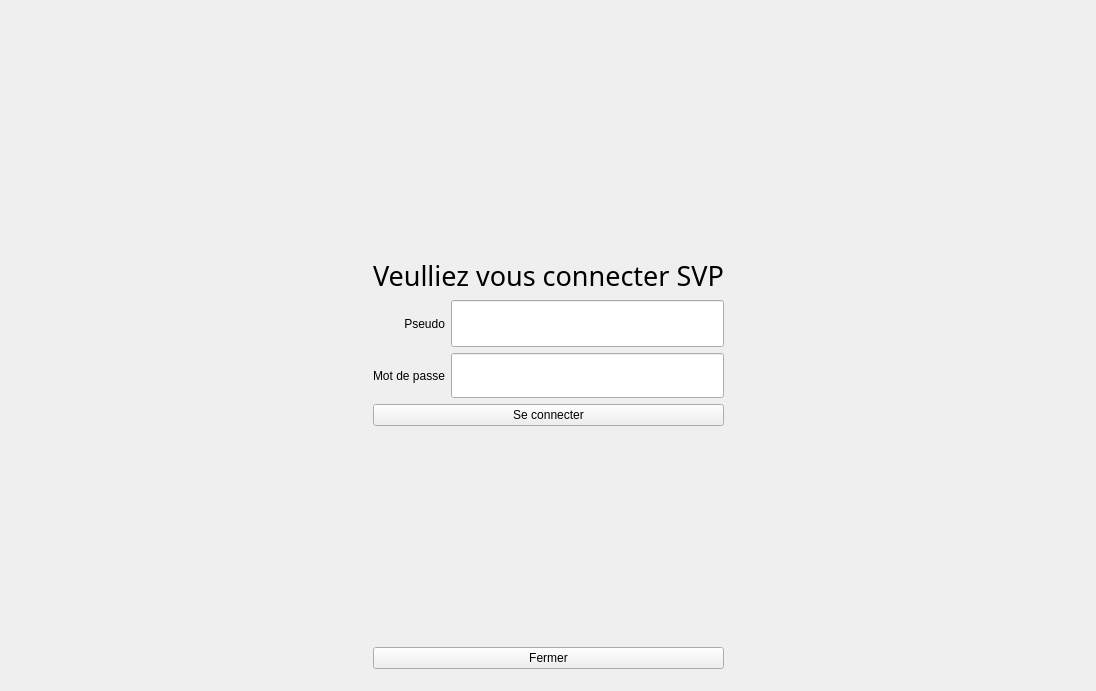
<?xml version="1.0" encoding="UTF-8"?>
<ui version="4.0">
 <class>MainWindow</class>
 <widget class="QMainWindow" name="MainWindow">
  <property name="geometry">
   <rect>
    <x>0</x>
    <y>0</y>
    <width>1096</width>
    <height>691</height>
   </rect>
  </property>
  <property name="minimumSize">
   <size>
    <width>1096</width>
    <height>689</height>
   </size>
  </property>
  <property name="windowTitle">
   <string>Bibliothèque</string>
  </property>
  <widget class="QWidget" name="centralWidget">
   <property name="contextMenuPolicy">
    <enum>Qt::PreventContextMenu</enum>
   </property>
   <layout class="QVBoxLayout" name="verticalLayout_6">
    <item>
     <widget class="QStackedWidget" name="stackedWidget">
      <property name="enabled">
       <bool>true</bool>
      </property>
      <property name="sizePolicy">
       <sizepolicy hsizetype="Preferred" vsizetype="Preferred">
        <horstretch>0</horstretch>
        <verstretch>0</verstretch>
       </sizepolicy>
      </property>
      <property name="frameShape">
       <enum>QFrame::NoFrame</enum>
      </property>
      <property name="lineWidth">
       <number>0</number>
      </property>
      <property name="currentIndex">
       <number>0</number>
      </property>
      <widget class="QWidget" name="LogIn">
       <layout class="QVBoxLayout" name="verticalLayout_5">
        <item>
         <layout class="QHBoxLayout" name="horizontalLayout">
          <property name="sizeConstraint">
           <enum>QLayout::SetMinimumSize</enum>
          </property>
          <item>
           <layout class="QVBoxLayout" name="verticalLayout_3">
            <item>
             <spacer name="horizontalSpacer_2">
              <property name="orientation">
               <enum>Qt::Horizontal</enum>
              </property>
              <property name="sizeHint" stdset="0">
               <size>
                <width>40</width>
                <height>20</height>
               </size>
              </property>
             </spacer>
            </item>
           </layout>
          </item>
          <item>
           <layout class="QVBoxLayout" name="verticalLayout">
            <item>
             <widget class="QLabel" name="label_16">
              <property name="maximumSize">
               <size>
                <width>358</width>
                <height>70</height>
               </size>
              </property>
              <property name="text">
               <string/>
              </property>
              <property name="pixmap">
               <pixmap resource="images.qrc">:/new/images/FMI_Logo.png</pixmap>
              </property>
              <property name="scaledContents">
               <bool>true</bool>
              </property>
             </widget>
            </item>
            <item>
             <spacer name="verticalSpacer">
              <property name="orientation">
               <enum>Qt::Vertical</enum>
              </property>
              <property name="sizeHint" stdset="0">
               <size>
                <width>20</width>
                <height>40</height>
               </size>
              </property>
             </spacer>
            </item>
            <item>
             <widget class="QLabel" name="label">
              <property name="font">
               <font>
                <family>Apple Braille</family>
                <pointsize>20</pointsize>
               </font>
              </property>
              <property name="text">
               <string>Veulliez vous connecter SVP</string>
              </property>
             </widget>
            </item>
            <item>
             <layout class="QGridLayout" name="gridLayout_3">
              <item row="0" column="1">
               <widget class="QLineEdit" name="peudo">
                <property name="minimumSize">
                 <size>
                  <width>0</width>
                  <height>40</height>
                 </size>
                </property>
                <property name="font">
                 <font>
                  <family>Apple Braille</family>
                  <pointsize>21</pointsize>
                 </font>
                </property>
                <property name="inputMask">
                 <string/>
                </property>
                <property name="text">
                 <string/>
                </property>
                <property name="alignment">
                 <set>Qt::AlignCenter</set>
                </property>
               </widget>
              </item>
              <item row="1" column="1">
               <widget class="QLineEdit" name="password">
                <property name="minimumSize">
                 <size>
                  <width>0</width>
                  <height>40</height>
                 </size>
                </property>
                <property name="font">
                 <font>
                  <family>Apple Braille</family>
                  <pointsize>20</pointsize>
                 </font>
                </property>
                <property name="inputMask">
                 <string/>
                </property>
                <property name="text">
                 <string/>
                </property>
                <property name="echoMode">
                 <enum>QLineEdit::Password</enum>
                </property>
                <property name="alignment">
                 <set>Qt::AlignCenter</set>
                </property>
               </widget>
              </item>
              <item row="0" column="0">
               <widget class="QLabel" name="label_17">
                <property name="layoutDirection">
                 <enum>Qt::LeftToRight</enum>
                </property>
                <property name="text">
                 <string>Pseudo</string>
                </property>
                <property name="alignment">
                 <set>Qt::AlignRight|Qt::AlignTrailing|Qt::AlignVCenter</set>
                </property>
               </widget>
              </item>
              <item row="1" column="0">
               <widget class="QLabel" name="label_18">
                <property name="text">
                 <string>Mot de passe</string>
                </property>
                <property name="alignment">
                 <set>Qt::AlignRight|Qt::AlignTrailing|Qt::AlignVCenter</set>
                </property>
               </widget>
              </item>
             </layout>
            </item>
            <item>
             <widget class="QPushButton" name="connect">
              <property name="text">
               <string>Se connecter</string>
              </property>
              <property name="shortcut">
               <string>Return</string>
              </property>
             </widget>
            </item>
            <item>
             <spacer name="verticalSpacer_2">
              <property name="orientation">
               <enum>Qt::Vertical</enum>
              </property>
              <property name="sizeHint" stdset="0">
               <size>
                <width>20</width>
                <height>40</height>
               </size>
              </property>
             </spacer>
            </item>
            <item>
             <widget class="QPushButton" name="cancel">
              <property name="text">
               <string>Fermer</string>
              </property>
             </widget>
            </item>
           </layout>
          </item>
          <item>
           <spacer name="horizontalSpacer">
            <property name="orientation">
             <enum>Qt::Horizontal</enum>
            </property>
            <property name="sizeHint" stdset="0">
             <size>
              <width>40</width>
              <height>20</height>
             </size>
            </property>
           </spacer>
          </item>
         </layout>
        </item>
       </layout>
      </widget>
      <widget class="QWidget" name="Managment">
       <layout class="QHBoxLayout" name="horizontalLayout_8">
        <item>
         <widget class="QListWidget" name="listWidget">
          <property name="sizePolicy">
           <sizepolicy hsizetype="Maximum" vsizetype="Expanding">
            <horstretch>0</horstretch>
            <verstretch>0</verstretch>
           </sizepolicy>
          </property>
          <property name="maximumSize">
           <size>
            <width>162</width>
            <height>16777215</height>
           </size>
          </property>
          <property name="styleSheet">
           <string notr="true">background-color: rgb(168, 168, 168);
</string>
          </property>
          <property name="selectionBehavior">
           <enum>QAbstractItemView::SelectItems</enum>
          </property>
          <property name="iconSize">
           <size>
            <width>53</width>
            <height>53</height>
           </size>
          </property>
          <property name="textElideMode">
           <enum>Qt::ElideMiddle</enum>
          </property>
          <property name="movement">
           <enum>QListView::Static</enum>
          </property>
          <property name="flow">
           <enum>QListView::LeftToRight</enum>
          </property>
          <property name="gridSize">
           <size>
            <width>145</width>
            <height>106</height>
           </size>
          </property>
          <property name="viewMode">
           <enum>QListView::IconMode</enum>
          </property>
          <property name="uniformItemSizes">
           <bool>false</bool>
          </property>
          <property name="wordWrap">
           <bool>false</bool>
          </property>
          <property name="selectionRectVisible">
           <bool>false</bool>
          </property>
          <item>
           <property name="text">
            <string>Statistique</string>
           </property>
           <property name="textAlignment">
            <set>AlignHCenter|AlignVCenter|AlignCenter</set>
           </property>
           <property name="icon">
            <iconset resource="images.qrc">
             <normaloff>:/new/images/pie-chart-stats.png</normaloff>:/new/images/pie-chart-stats.png</iconset>
           </property>
          </item>
          <item>
           <property name="text">
            <string>Tous les livres</string>
           </property>
           <property name="textAlignment">
            <set>AlignHCenter|AlignVCenter|AlignCenter</set>
           </property>
           <property name="icon">
            <iconset resource="images.qrc">
             <normaloff>:/new/images/books-stack-of-three.png</normaloff>:/new/images/books-stack-of-three.png</iconset>
           </property>
          </item>
          <item>
           <property name="text">
            <string>Livres empruntés</string>
           </property>
           <property name="textAlignment">
            <set>AlignHCenter|AlignVCenter|AlignCenter</set>
           </property>
           <property name="icon">
            <iconset resource="images.qrc">
             <normaloff>:/new/images/man-reading.png</normaloff>:/new/images/man-reading.png</iconset>
           </property>
          </item>
          <item>
           <property name="text">
            <string>Les utilisateurs</string>
           </property>
           <property name="textAlignment">
            <set>AlignHCenter|AlignVCenter|AlignCenter</set>
           </property>
           <property name="icon">
            <iconset resource="images.qrc">
             <normaloff>:/new/images/multiple-users-silhouette.png</normaloff>:/new/images/multiple-users-silhouette.png</iconset>
           </property>
          </item>
          <item>
           <property name="text">
            <string>Les auteurs</string>
           </property>
           <property name="textAlignment">
            <set>AlignHCenter|AlignVCenter|AlignCenter</set>
           </property>
           <property name="icon">
            <iconset resource="images.qrc">
             <normaloff>:/new/images/author-sign.png</normaloff>:/new/images/author-sign.png</iconset>
           </property>
          </item>
          <item>
           <property name="text">
            <string>Se déconnecter</string>
           </property>
           <property name="textAlignment">
            <set>AlignHCenter|AlignVCenter|AlignCenter</set>
           </property>
           <property name="icon">
            <iconset resource="images.qrc">
             <normaloff>:/new/images/door-exit.png</normaloff>:/new/images/door-exit.png</iconset>
           </property>
          </item>
         </widget>
        </item>
        <item>
         <widget class="QStackedWidget" name="stackedWidget_2">
          <property name="styleSheet">
           <string notr="true"/>
          </property>
          <property name="currentIndex">
           <number>0</number>
          </property>
          <widget class="QWidget" name="home">
           <layout class="QHBoxLayout" name="horizontalLayout_12">
            <item>
             <layout class="QVBoxLayout" name="verticalLayout_10">
              <item>
               <widget class="QLabel" name="label_2">
                <property name="maximumSize">
                 <size>
                  <width>16777215</width>
                  <height>22</height>
                 </size>
                </property>
                <property name="text">
                 <string>Quantité par domaine :</string>
                </property>
               </widget>
              </item>
              <item>
               <widget class="PieChart" name="Piewidget" native="true">
                <property name="minimumSize">
                 <size>
                  <width>200</width>
                  <height>200</height>
                 </size>
                </property>
                <property name="maximumSize">
                 <size>
                  <width>300</width>
                  <height>391</height>
                 </size>
                </property>
               </widget>
              </item>
             </layout>
            </item>
           </layout>
          </widget>
          <widget class="QWidget" name="book">
           <layout class="QVBoxLayout" name="verticalLayout_13">
            <item>
             <widget class="QGroupBox" name="groupBox">
              <property name="title">
               <string/>
              </property>
              <layout class="QVBoxLayout" name="verticalLayout_12">
               <item>
                <layout class="QGridLayout" name="gridLayout_2">
                 <property name="horizontalSpacing">
                  <number>3</number>
                 </property>
                 <property name="verticalSpacing">
                  <number>5</number>
                 </property>
                 <item row="3" column="0">
                  <widget class="QGroupBox" name="recherche_avancer_2">
                   <property name="enabled">
                    <bool>false</bool>
                   </property>
                   <property name="title">
                    <string/>
                   </property>
                   <layout class="QVBoxLayout" name="verticalLayout_11">
                    <item>
                     <layout class="QFormLayout" name="formLayout_3">
                      <item row="0" column="0">
                       <widget class="QLabel" name="label_12">
                        <property name="text">
                         <string>Sous-titre</string>
                        </property>
                       </widget>
                      </item>
                      <item row="0" column="1">
                       <widget class="QLineEdit" name="Subtitle_2"/>
                      </item>
                      <item row="1" column="0">
                       <widget class="QLabel" name="label_13">
                        <property name="text">
                         <string>Domaine</string>
                        </property>
                       </widget>
                      </item>
                      <item row="2" column="0">
                       <widget class="QLabel" name="label_14">
                        <property name="text">
                         <string>Auteur</string>
                        </property>
                       </widget>
                      </item>
                      <item row="1" column="1">
                       <widget class="QComboBox" name="Domaine_2">
                        <item>
                         <property name="text">
                          <string>informatique</string>
                         </property>
                        </item>
                        <item>
                         <property name="text">
                          <string>chimie</string>
                         </property>
                        </item>
                        <item>
                         <property name="text">
                          <string>mathematique</string>
                         </property>
                        </item>
                        <item>
                         <property name="text">
                          <string>electronique</string>
                         </property>
                        </item>
                       </widget>
                      </item>
                      <item row="2" column="1">
                       <widget class="QComboBox" name="auteur_2"/>
                      </item>
                     </layout>
                    </item>
                   </layout>
                  </widget>
                 </item>
                 <item row="0" column="1">
                  <widget class="QPushButton" name="recherche_2">
                   <property name="text">
                    <string>Cherhcer</string>
                   </property>
                  </widget>
                 </item>
                 <item row="0" column="0">
                  <layout class="QHBoxLayout" name="horizontalLayout_5">
                   <item>
                    <widget class="QLabel" name="label_15">
                     <property name="text">
                      <string>Titre du livre</string>
                     </property>
                    </widget>
                   </item>
                   <item>
                    <widget class="QLineEdit" name="titre_livre_2"/>
                   </item>
                  </layout>
                 </item>
                 <item row="0" column="2">
                  <widget class="QCheckBox" name="chek_avancer_2">
                   <property name="enabled">
                    <bool>true</bool>
                   </property>
                   <property name="text">
                    <string>Recherche avancer</string>
                   </property>
                  </widget>
                 </item>
                </layout>
               </item>
               <item>
                <layout class="QHBoxLayout" name="horizontalLayout_2">
                 <property name="spacing">
                  <number>0</number>
                 </property>
                 <item>
                  <spacer name="horizontalSpacer_3">
                   <property name="orientation">
                    <enum>Qt::Horizontal</enum>
                   </property>
                   <property name="sizeHint" stdset="0">
                    <size>
                     <width>40</width>
                     <height>20</height>
                    </size>
                   </property>
                  </spacer>
                 </item>
                 <item>
                  <widget class="QPushButton" name="addBook">
                   <property name="text">
                    <string>ajouter</string>
                   </property>
                  </widget>
                 </item>
                 <item>
                  <widget class="QPushButton" name="deleteBook">
                   <property name="text">
                    <string>Supprimer</string>
                   </property>
                  </widget>
                 </item>
                 <item>
                  <widget class="QPushButton" name="mod_book">
                   <property name="text">
                    <string>modifier</string>
                   </property>
                  </widget>
                 </item>
                 <item>
                  <spacer name="horizontalSpacer_4">
                   <property name="orientation">
                    <enum>Qt::Horizontal</enum>
                   </property>
                   <property name="sizeHint" stdset="0">
                    <size>
                     <width>40</width>
                     <height>20</height>
                    </size>
                   </property>
                  </spacer>
                 </item>
                </layout>
               </item>
              </layout>
             </widget>
            </item>
            <item>
             <widget class="QTableView" name="AdminBook">
              <property name="selectionBehavior">
               <enum>QAbstractItemView::SelectRows</enum>
              </property>
             </widget>
            </item>
           </layout>
           <zorder>AdminBook</zorder>
           <zorder>groupBox</zorder>
          </widget>
          <widget class="QWidget" name="tooked_book">
           <layout class="QVBoxLayout" name="verticalLayout_7">
            <item>
             <widget class="QLabel" name="label_19">
              <property name="text">
               <string>Liste des livre emprunté</string>
              </property>
             </widget>
            </item>
            <item>
             <layout class="QHBoxLayout" name="horizontalLayout_9">
              <item>
               <widget class="QTableView" name="TakeBook">
                <property name="selectionMode">
                 <enum>QAbstractItemView::SingleSelection</enum>
                </property>
                <property name="selectionBehavior">
                 <enum>QAbstractItemView::SelectRows</enum>
                </property>
               </widget>
              </item>
              <item>
               <layout class="QVBoxLayout" name="verticalLayout_4">
                <item>
                 <widget class="QGroupBox" name="groupBox_6">
                  <property name="minimumSize">
                   <size>
                    <width>339</width>
                    <height>65</height>
                   </size>
                  </property>
                  <property name="title">
                   <string>Information sur l'étudiant</string>
                  </property>
                  <layout class="QFormLayout" name="formLayout_4">
                   <property name="fieldGrowthPolicy">
                    <enum>QFormLayout::FieldsStayAtSizeHint</enum>
                   </property>
                   <item row="0" column="0">
                    <widget class="QLabel" name="label_10">
                     <property name="text">
                      <string>Nom</string>
                     </property>
                    </widget>
                   </item>
                   <item row="0" column="1">
                    <widget class="QLabel" name="NomEtudiant">
                     <property name="text">
                      <string>selectionner</string>
                     </property>
                    </widget>
                   </item>
                   <item row="1" column="0">
                    <widget class="QLabel" name="label_20">
                     <property name="text">
                      <string>Prenom</string>
                     </property>
                    </widget>
                   </item>
                   <item row="1" column="1">
                    <widget class="QLabel" name="PrenomEtudiant">
                     <property name="text">
                      <string>selectionner</string>
                     </property>
                    </widget>
                   </item>
                   <item row="2" column="0">
                    <widget class="QLabel" name="label_21">
                     <property name="text">
                      <string>Rang</string>
                     </property>
                    </widget>
                   </item>
                   <item row="2" column="1">
                    <widget class="QLabel" name="RangEtudiant">
                     <property name="text">
                      <string>seclectionner</string>
                     </property>
                    </widget>
                   </item>
                  </layout>
                 </widget>
                </item>
                <item>
                 <widget class="QGroupBox" name="groupBox_7">
                  <property name="minimumSize">
                   <size>
                    <width>339</width>
                    <height>0</height>
                   </size>
                  </property>
                  <property name="title">
                   <string>Information sur le livre</string>
                  </property>
                  <layout class="QHBoxLayout" name="horizontalLayout_14">
                   <item>
                    <widget class="QLabel" name="CovLivre">
                     <property name="minimumSize">
                      <size>
                       <width>115</width>
                       <height>160</height>
                      </size>
                     </property>
                     <property name="maximumSize">
                      <size>
                       <width>115</width>
                       <height>160</height>
                      </size>
                     </property>
                     <property name="text">
                      <string>Cover</string>
                     </property>
                    </widget>
                   </item>
                   <item>
                    <layout class="QFormLayout" name="formLayout_5">
                     <property name="fieldGrowthPolicy">
                      <enum>QFormLayout::FieldsStayAtSizeHint</enum>
                     </property>
                     <item row="0" column="0">
                      <widget class="QLabel" name="label_26">
                       <property name="text">
                        <string>Titre</string>
                       </property>
                       <property name="alignment">
                        <set>Qt::AlignLeading|Qt::AlignLeft|Qt::AlignTop</set>
                       </property>
                      </widget>
                     </item>
                     <item row="0" column="1">
                      <widget class="QLabel" name="TitreLivre">
                       <property name="minimumSize">
                        <size>
                         <width>165</width>
                         <height>40</height>
                        </size>
                       </property>
                       <property name="maximumSize">
                        <size>
                         <width>165</width>
                         <height>16777215</height>
                        </size>
                       </property>
                       <property name="text">
                        <string>selectiionner</string>
                       </property>
                       <property name="alignment">
                        <set>Qt::AlignLeading|Qt::AlignLeft|Qt::AlignTop</set>
                       </property>
                       <property name="wordWrap">
                        <bool>true</bool>
                       </property>
                      </widget>
                     </item>
                     <item row="1" column="0">
                      <widget class="QLabel" name="label_27">
                       <property name="text">
                        <string>Sous titre</string>
                       </property>
                       <property name="alignment">
                        <set>Qt::AlignLeading|Qt::AlignLeft|Qt::AlignTop</set>
                       </property>
                      </widget>
                     </item>
                     <item row="1" column="1">
                      <widget class="QLabel" name="SubLivre">
                       <property name="minimumSize">
                        <size>
                         <width>0</width>
                         <height>40</height>
                        </size>
                       </property>
                       <property name="text">
                        <string>selectionner</string>
                       </property>
                       <property name="alignment">
                        <set>Qt::AlignLeading|Qt::AlignLeft|Qt::AlignTop</set>
                       </property>
                      </widget>
                     </item>
                     <item row="2" column="0">
                      <widget class="QLabel" name="label_28">
                       <property name="text">
                        <string>Domaine</string>
                       </property>
                      </widget>
                     </item>
                     <item row="2" column="1">
                      <widget class="QLabel" name="DomLivre">
                       <property name="text">
                        <string>selectionner</string>
                       </property>
                      </widget>
                     </item>
                    </layout>
                   </item>
                  </layout>
                 </widget>
                </item>
                <item>
                 <layout class="QHBoxLayout" name="horizontalLayout_11">
                  <item>
                   <spacer name="horizontalSpacer_5">
                    <property name="orientation">
                     <enum>Qt::Horizontal</enum>
                    </property>
                    <property name="sizeHint" stdset="0">
                     <size>
                      <width>40</width>
                      <height>20</height>
                     </size>
                    </property>
                   </spacer>
                  </item>
                  <item>
                   <widget class="QLabel" name="label_4">
                    <property name="text">
                     <string>Note du livre</string>
                    </property>
                   </widget>
                  </item>
                  <item>
                   <widget class="QSpinBox" name="NoteBook">
                    <property name="minimum">
                     <number>-1</number>
                    </property>
                    <property name="maximum">
                     <number>5</number>
                    </property>
                   </widget>
                  </item>
                  <item>
                   <widget class="QPushButton" name="rendreBook">
                    <property name="text">
                     <string>Rendre le livre</string>
                    </property>
                   </widget>
                  </item>
                 </layout>
                </item>
                <item>
                 <spacer name="verticalSpacer_4">
                  <property name="orientation">
                   <enum>Qt::Vertical</enum>
                  </property>
                  <property name="sizeType">
                   <enum>QSizePolicy::Ignored</enum>
                  </property>
                  <property name="sizeHint" stdset="0">
                   <size>
                    <width>0</width>
                    <height>0</height>
                   </size>
                  </property>
                 </spacer>
                </item>
               </layout>
              </item>
             </layout>
            </item>
           </layout>
          </widget>
          <widget class="QWidget" name="users">
           <layout class="QVBoxLayout" name="verticalLayout_15">
            <item>
             <widget class="QGroupBox" name="groupBox_3">
              <property name="title">
               <string/>
              </property>
              <layout class="QVBoxLayout" name="verticalLayout_14">
               <item>
                <widget class="QLabel" name="label_9">
                 <property name="text">
                  <string>Gestion des utilisateurs</string>
                 </property>
                </widget>
               </item>
               <item>
                <layout class="QHBoxLayout" name="horizontalLayout_4">
                 <property name="spacing">
                  <number>0</number>
                 </property>
                 <item>
                  <spacer name="horizontalSpacer_7">
                   <property name="orientation">
                    <enum>Qt::Horizontal</enum>
                   </property>
                   <property name="sizeHint" stdset="0">
                    <size>
                     <width>40</width>
                     <height>20</height>
                    </size>
                   </property>
                  </spacer>
                 </item>
                 <item>
                  <widget class="QPushButton" name="addUser">
                   <property name="text">
                    <string>ajouter</string>
                   </property>
                  </widget>
                 </item>
                 <item>
                  <widget class="QPushButton" name="DelUser">
                   <property name="text">
                    <string>Supprimer</string>
                   </property>
                  </widget>
                 </item>
                 <item>
                  <widget class="QPushButton" name="modUser">
                   <property name="text">
                    <string>modifier</string>
                   </property>
                  </widget>
                 </item>
                 <item>
                  <spacer name="horizontalSpacer_8">
                   <property name="orientation">
                    <enum>Qt::Horizontal</enum>
                   </property>
                   <property name="sizeHint" stdset="0">
                    <size>
                     <width>40</width>
                     <height>20</height>
                    </size>
                   </property>
                  </spacer>
                 </item>
                </layout>
               </item>
              </layout>
             </widget>
            </item>
            <item>
             <widget class="QTableView" name="AdminUsers">
              <property name="selectionBehavior">
               <enum>QAbstractItemView::SelectRows</enum>
              </property>
             </widget>
            </item>
           </layout>
          </widget>
          <widget class="QWidget" name="author">
           <layout class="QVBoxLayout" name="verticalLayout_17">
            <item>
             <widget class="QGroupBox" name="groupBox_5">
              <property name="title">
               <string/>
              </property>
              <layout class="QVBoxLayout" name="verticalLayout_16">
               <item>
                <widget class="QLabel" name="label_11">
                 <property name="text">
                  <string>Gestion des auteurs</string>
                 </property>
                </widget>
               </item>
               <item>
                <layout class="QHBoxLayout" name="horizontalLayout_6">
                 <property name="spacing">
                  <number>0</number>
                 </property>
                 <item>
                  <spacer name="horizontalSpacer_11">
                   <property name="orientation">
                    <enum>Qt::Horizontal</enum>
                   </property>
                   <property name="sizeHint" stdset="0">
                    <size>
                     <width>40</width>
                     <height>20</height>
                    </size>
                   </property>
                  </spacer>
                 </item>
                 <item>
                  <widget class="QPushButton" name="addAuthor">
                   <property name="text">
                    <string>ajouter</string>
                   </property>
                  </widget>
                 </item>
                 <item>
                  <widget class="QPushButton" name="DelAuthor">
                   <property name="text">
                    <string>Supprimer</string>
                   </property>
                  </widget>
                 </item>
                 <item>
                  <widget class="QPushButton" name="modAuthor">
                   <property name="text">
                    <string>modifier</string>
                   </property>
                  </widget>
                 </item>
                 <item>
                  <spacer name="horizontalSpacer_12">
                   <property name="orientation">
                    <enum>Qt::Horizontal</enum>
                   </property>
                   <property name="sizeHint" stdset="0">
                    <size>
                     <width>40</width>
                     <height>20</height>
                    </size>
                   </property>
                  </spacer>
                 </item>
                </layout>
               </item>
              </layout>
             </widget>
            </item>
            <item>
             <widget class="QTableView" name="AdminAuthor">
              <property name="selectionBehavior">
               <enum>QAbstractItemView::SelectRows</enum>
              </property>
             </widget>
            </item>
           </layout>
          </widget>
         </widget>
        </item>
       </layout>
      </widget>
      <widget class="QWidget" name="Users">
       <layout class="QVBoxLayout" name="verticalLayout_8">
        <item>
         <widget class="QGroupBox" name="groupBox_2">
          <property name="minimumSize">
           <size>
            <width>0</width>
            <height>150</height>
           </size>
          </property>
          <property name="styleSheet">
           <string notr="true">QGroupBox{
	
	
	background-color: rgb(218, 218, 218);
}</string>
          </property>
          <property name="title">
           <string/>
          </property>
          <layout class="QHBoxLayout" name="horizontalLayout_7">
           <item>
            <layout class="QHBoxLayout" name="horizontalLayout_3">
             <item>
              <widget class="QLabel" name="label_3">
               <property name="text">
                <string>Titre du livre</string>
               </property>
              </widget>
             </item>
             <item>
              <widget class="QLineEdit" name="titre_livre"/>
             </item>
             <item>
              <widget class="QComboBox" name="domaine">
               <property name="minimumSize">
                <size>
                 <width>146</width>
                 <height>0</height>
                </size>
               </property>
               <item>
                <property name="text">
                 <string>informatique</string>
                </property>
               </item>
               <item>
                <property name="text">
                 <string>math</string>
                </property>
               </item>
               <item>
                <property name="text">
                 <string>physique</string>
                </property>
               </item>
               <item>
                <property name="text">
                 <string>science</string>
                </property>
               </item>
              </widget>
             </item>
             <item>
              <widget class="QPushButton" name="recherche">
               <property name="text">
                <string>Cherhcer</string>
               </property>
              </widget>
             </item>
            </layout>
           </item>
           <item>
            <widget class="Line" name="line">
             <property name="lineWidth">
              <number>3</number>
             </property>
             <property name="orientation">
              <enum>Qt::Vertical</enum>
             </property>
            </widget>
           </item>
           <item>
            <layout class="QVBoxLayout" name="verticalLayout_18">
             <property name="spacing">
              <number>6</number>
             </property>
             <property name="sizeConstraint">
              <enum>QLayout::SetMinAndMaxSize</enum>
             </property>
             <item>
              <widget class="QLabel" name="user">
               <property name="text">
                <string>Bienvenue :</string>
               </property>
               <property name="wordWrap">
                <bool>true</bool>
               </property>
              </widget>
             </item>
             <item>
              <widget class="QPushButton" name="log_out2">
               <property name="text">
                <string/>
               </property>
               <property name="icon">
                <iconset resource="images.qrc">
                 <normaloff>:/new/images/door-exit.png</normaloff>:/new/images/door-exit.png</iconset>
               </property>
               <property name="iconSize">
                <size>
                 <width>50</width>
                 <height>50</height>
                </size>
               </property>
              </widget>
             </item>
            </layout>
           </item>
          </layout>
         </widget>
        </item>
        <item>
         <layout class="QHBoxLayout" name="horizontalLayout_10">
          <item>
           <widget class="QTableView" name="BookView">
            <property name="showDropIndicator" stdset="0">
             <bool>true</bool>
            </property>
            <property name="selectionBehavior">
             <enum>QAbstractItemView::SelectRows</enum>
            </property>
            <property name="showGrid">
             <bool>true</bool>
            </property>
            <property name="gridStyle">
             <enum>Qt::SolidLine</enum>
            </property>
            <property name="cornerButtonEnabled">
             <bool>false</bool>
            </property>
            <attribute name="horizontalHeaderVisible">
             <bool>false</bool>
            </attribute>
            <attribute name="horizontalHeaderCascadingSectionResizes">
             <bool>false</bool>
            </attribute>
            <attribute name="horizontalHeaderHighlightSections">
             <bool>false</bool>
            </attribute>
            <attribute name="verticalHeaderVisible">
             <bool>false</bool>
            </attribute>
           </widget>
          </item>
          <item>
           <layout class="QVBoxLayout" name="verticalLayout_2">
            <property name="spacing">
             <number>0</number>
            </property>
            <item>
             <widget class="QGroupBox" name="groupBox_4">
              <property name="minimumSize">
               <size>
                <width>280</width>
                <height>0</height>
               </size>
              </property>
              <property name="title">
               <string>Info livre</string>
              </property>
              <layout class="QVBoxLayout" name="verticalLayout_9">
               <item>
                <widget class="QLabel" name="Couverture">
                 <property name="minimumSize">
                  <size>
                   <width>137</width>
                   <height>204</height>
                  </size>
                 </property>
                 <property name="maximumSize">
                  <size>
                   <width>137</width>
                   <height>204</height>
                  </size>
                 </property>
                 <property name="text">
                  <string>Cover</string>
                 </property>
                </widget>
               </item>
               <item>
                <layout class="QFormLayout" name="formLayout_2">
                 <property name="fieldGrowthPolicy">
                  <enum>QFormLayout::FieldsStayAtSizeHint</enum>
                 </property>
                 <property name="labelAlignment">
                  <set>Qt::AlignLeading|Qt::AlignLeft|Qt::AlignTop</set>
                 </property>
                 <property name="formAlignment">
                  <set>Qt::AlignLeading|Qt::AlignLeft|Qt::AlignTop</set>
                 </property>
                 <item row="0" column="0">
                  <widget class="QLabel" name="label_7">
                   <property name="text">
                    <string>titre du livre :</string>
                   </property>
                   <property name="alignment">
                    <set>Qt::AlignLeading|Qt::AlignLeft|Qt::AlignTop</set>
                   </property>
                  </widget>
                 </item>
                 <item row="0" column="1">
                  <widget class="QLabel" name="titre">
                   <property name="minimumSize">
                    <size>
                     <width>0</width>
                     <height>59</height>
                    </size>
                   </property>
                   <property name="text">
                    <string>séléctionez un livre svp</string>
                   </property>
                   <property name="alignment">
                    <set>Qt::AlignJustify|Qt::AlignTop</set>
                   </property>
                   <property name="wordWrap">
                    <bool>true</bool>
                   </property>
                  </widget>
                 </item>
                 <item row="1" column="0">
                  <widget class="QLabel" name="label_8">
                   <property name="text">
                    <string>description :</string>
                   </property>
                   <property name="alignment">
                    <set>Qt::AlignLeading|Qt::AlignLeft|Qt::AlignTop</set>
                   </property>
                  </widget>
                 </item>
                 <item row="1" column="1">
                  <widget class="QLabel" name="description">
                   <property name="minimumSize">
                    <size>
                     <width>0</width>
                     <height>89</height>
                    </size>
                   </property>
                   <property name="text">
                    <string/>
                   </property>
                   <property name="alignment">
                    <set>Qt::AlignLeading|Qt::AlignLeft|Qt::AlignTop</set>
                   </property>
                  </widget>
                 </item>
                </layout>
               </item>
              </layout>
             </widget>
            </item>
            <item>
             <widget class="QPushButton" name="emp">
              <property name="text">
               <string>Empreinter</string>
              </property>
             </widget>
            </item>
           </layout>
          </item>
         </layout>
        </item>
       </layout>
      </widget>
     </widget>
    </item>
   </layout>
  </widget>
 </widget>
 <layoutdefault spacing="6" margin="11"/>
 <customwidgets>
  <customwidget>
   <class>PieChart</class>
   <extends>QWidget</extends>
   <header>piechart.h</header>
   <container>1</container>
  </customwidget>
 </customwidgets>
 <resources>
  <include location="images.qrc"/>
 </resources>
 <connections/>
</ui>
